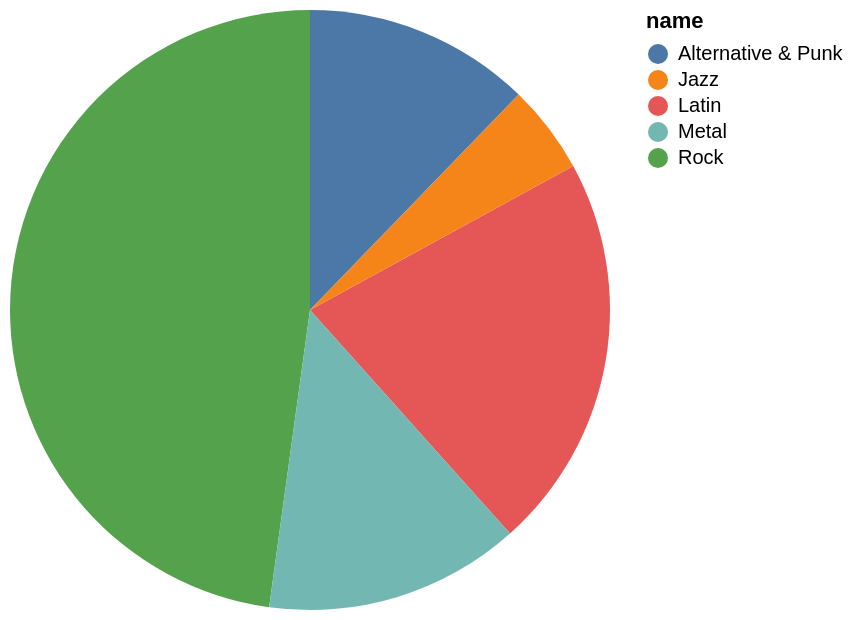

Vega-Lite specification for this chart:
### Vega-Lite specification from a JSON file in a GitHub repository (floating-point values rounded to 4 significant figures)
{"data": {"values": [{"x_data": "Rock", "y_data": 1297}, {"x_data": "Latin", "y_data": 579}, {"x_data": "Metal", "y_data": 374}, {"x_data": "Alternative & Punk", "y_data": 332}, {"x_data": "Jazz", "y_data": 130}]}, "mark": "arc", "encoding": {"theta": {"field": "y_data", "type": "quantitative", "title": "COUNT(*)"}, "color": {"field": "x_data", "type": "nominal", "title": "name"}}}
